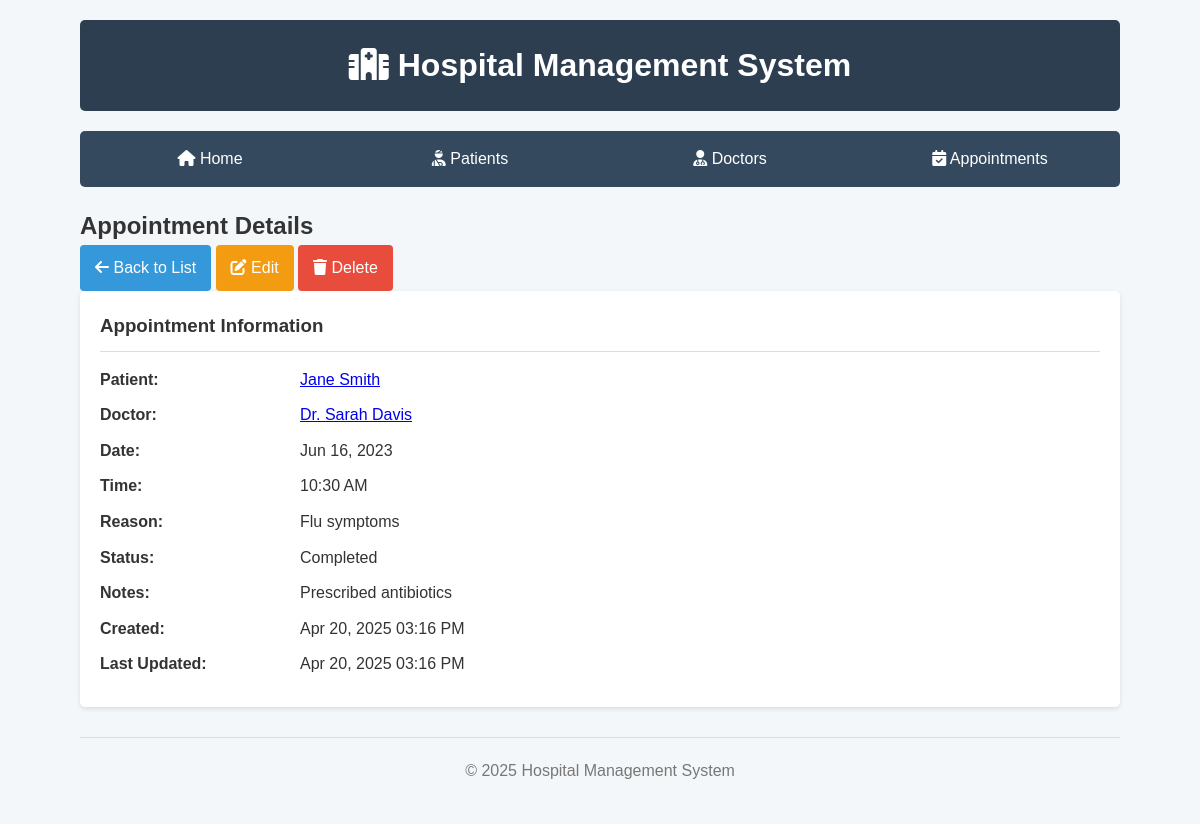
Screenshot of /view/appointments/view.php?id=2 with the database file from the repository.
### tables this page shows
CREATE TABLE IF NOT EXISTS appointments (
    id INT AUTO_INCREMENT PRIMARY KEY,
    patient_id INT NOT NULL,
    doctor_id INT NOT NULL,
    appointment_date DATE NOT NULL,
    appointment_time TIME NOT NULL,
    reason VARCHAR(255) NOT NULL,
    status ENUM('Scheduled', 'Completed', 'Cancelled') DEFAULT 'Scheduled',
    notes TEXT,
    created_at TIMESTAMP DEFAULT CURRENT_TIMESTAMP,
    updated_at TIMESTAMP DEFAULT CURRENT_TIMESTAMP ON UPDATE CURRENT_TIMESTAMP,
    FOREIGN KEY (patient_id) REFERENCES patients(id) ON DELETE RESTRICT,
    FOREIGN KEY (doctor_id) REFERENCES doctors(id) ON DELETE RESTRICT
);

### config/config.php (called while the page is built, shortened)
<?php
class Database {
    private static $instance = null;
    private $conn;
    private function __construct() {
        $dsn = "mysql:host=" . DB_HOST . ";dbname=" . DB_NAME . ";charset=" . DB_CHARSET;
        $options = [
            PDO::ATTR_ERRMODE => PDO::ERRMODE_EXCEPTION,
            PDO::ATTR_DEFAULT_FETCH_MODE => PDO::FETCH_ASSOC,
            PDO::ATTR_EMULATE_PREPARES => false,
        ];
        try {
            $this->conn = new PDO($dsn, DB_USER, DB_PASS, $options);
        } catch (PDOException $e) {
            die("Connection failed: " . $e->getMessage());
        }
    }
    public static function getInstance() {
        if (self::$instance === null) {
            self::$instance = new self();
        }
        return self::$instance;
    }
    public function getConnection() {
        return $this->conn;
    }
}
function baseUrl() {
    $protocol = isset($_SERVER['HTTPS']) && $_SERVER['HTTPS'] === 'on' ? 'https' : 'http';
    $host = $_SERVER['HTTP_HOST'];
    return "$protocol://$host/tp7-dpbo-ismail/";
}
?>

### class/Appointment.php (called while the page is built, shortened)
<?php
require_once __DIR__ . '/../config/config.php';
class Appointment {
    private $db;
    public function __construct() {
        $this->db = Database::getInstance()->getConnection();
    }
    public function getById($id) {
        try {
            $query = "SELECT a.*,
                      CONCAT(p.first_name, ' ', p.last_name) AS patient_name,
                      CONCAT('Dr. ', d.first_name, ' ', d.last_name) AS doctor_name
                      FROM appointments a
                      JOIN patients p ON a.patient_id = p.id
                      JOIN doctors d ON a.doctor_id = d.id
                      WHERE a.id = :id";
            $stmt = $this->db->prepare($query);
            $stmt->bindParam(':id', $id, PDO::PARAM_INT);
            $stmt->execute();
            return $stmt->fetch();
        } catch (PDOException $e) {
            die("Error fetching appointment: " . $e->getMessage());
        }
    }
}
?>

### view/appointments/view.php (the view, shortened to what this page needs)
<?php
require_once '../../config/config.php';
require_once '../../class/Appointment.php';
$appointment = new Appointment();
$id = (int)$_GET['id'];
$appointmentData = $appointment->getById($id);
include_once '../../includes/header.php';
?>
<h2>Appointment Details</h2>
<div class="actions">
    <a href="list.php" class="btn"><i class="fas fa-arrow-left"></i> Back to List</a>
    <a href="edit.php?id=<?php echo $id; ?>" class="btn btn-warning"><i class="fas fa-edit"></i> Edit</a>
    <a href="delete.php?id=<?php echo $id; ?>" class="btn btn-danger" onclick="return confirm('Are you sure you want to delete this appointment?');"><i class="fas fa-trash"></i> Delete</a>
</div>
<div class="detail-card">
    <h3>Appointment Information</h3>
    <div class="detail-row">
        <div class="detail-label">Patient:</div>
        <div class="detail-value">
            <a href="<?php echo baseUrl(); ?>/view/patients/view.php?id=<?php echo $appointmentData['patient_id']; ?>">
                <?php echo $appointmentData['patient_name']; ?>
            </a>
        </div>
    </div>
    <div class="detail-row">
        <div class="detail-label">Doctor:</div>
        <div class="detail-value">
            <a href="<?php echo baseUrl(); ?>/view/doctors/view.php?id=<?php echo $appointmentData['doctor_id']; ?>">
                <?php echo $appointmentData['doctor_name']; ?>
            </a>
        </div>
    </div>
    <div class="detail-row">
        <div class="detail-label">Date:</div>
        <div class="detail-value"><?php echo date('M d, Y', strtotime($appointmentData['appointment_date'])); ?></div>
    </div>
    <div class="detail-row">
        <div class="detail-label">Time:</div>
        <div class="detail-value"><?php echo date('h:i A', strtotime($appointmentData['appointment_time'])); ?></div>
    </div>
    <div class="detail-row">
        <div class="detail-label">Reason:</div>
        <div class="detail-value"><?php echo $appointmentData['reason']; ?></div>
    </div>
    <div class="detail-row">
        <div class="detail-label">Status:</div>
        <div class="detail-value"><?php echo $appointmentData['status']; ?></div>
    </div>
    <div class="detail-row">
        <div class="detail-label">Notes:</div>
        <div class="detail-value"><?php echo $appointmentData['notes'] ?: 'No notes'; ?></div>
    </div>
    <div class="detail-row">
        <div class="detail-label">Created:</div>
        <div class="detail-value"><?php echo date('M d, Y h:i A', strtotime($appointmentData['created_at'])); ?></div>
    </div>
    <div class="detail-row">
        <div class="detail-label">Last Updated:</div>
        <div class="detail-value"><?php echo date('M d, Y h:i A', strtotime($appointmentData['updated_at'])); ?></div>
    </div>
</div>
<?php include_once '../../includes/footer.php'; ?>

### style.css (style rules this page uses)
* { margin: 0; padding: 0; box-sizing: border-box; }
body { font-family: 'Arial', sans-serif; line-height: 1.6; color: #333; background-color: #f4f7f9; }
.btn { display: inline-block; padding: 10px 15px; background-color: #3498db; color: #fff; border: none; border-radius: 4px; cursor: pointer; text-decoration: none; font-size: 16px; transition: background-color 0.3s; }
.btn-danger { background-color: #e74c3c; }
.btn-warning { background-color: #f39c12; }
.detail-card { background-color: #fff; padding: 20px; border-radius: 5px; box-shadow: 0 2px 5px rgba(0, 0, 0, 0.1); margin-bottom: 20px; }
.detail-card h3 { margin-bottom: 15px; color: #333; border-bottom: 1px solid #ddd; padding-bottom: 10px; }
.detail-row { display: flex; margin-bottom: 10px; }
.detail-label { font-weight: bold; width: 200px; }
.detail-value { flex: 1; }

### rows the page displays
appointments: appointment_date "Jun 16, 2023", appointment_time "10:30 AM", reason "Flu symptoms", status "Completed", notes "Prescribed antibiotics", created_at "Apr 20, 2025 03:16 PM", updated_at "Apr 20, 2025 03:16 PM"

### other values shown
$appointmentData['patient_name'] "Jane Smith"
$appointmentData['doctor_name'] "Dr. Sarah Davis"
